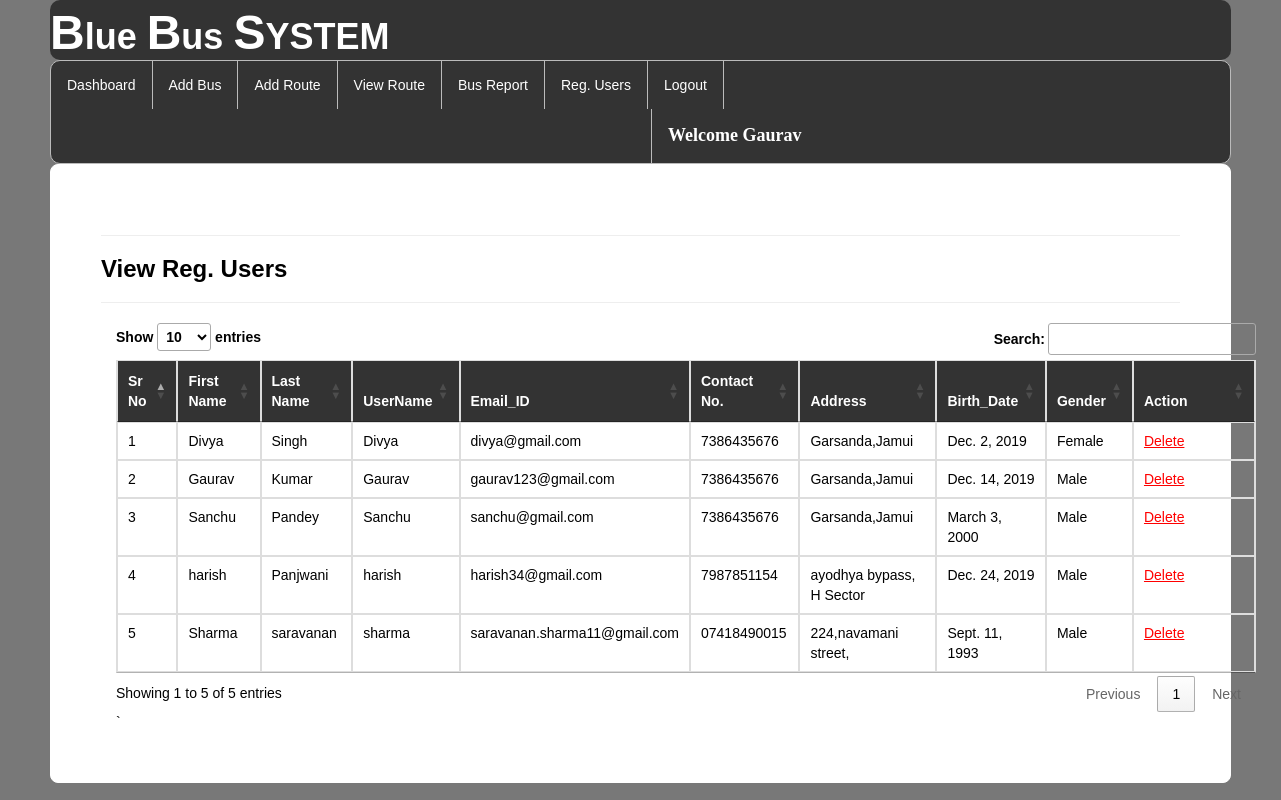
Screenshot of /view_regusers/ (signed in) with the database file from the repository.
### bus/models.py (models this page shows, shortened)
class Register(models.Model):
    user = models.ForeignKey(User,on_delete=models.CASCADE,null=True)
    mobile = models.CharField(max_length=10,null=True)
    add = models.CharField(max_length=100,null=True)
    dob = models.DateField(null=True)
    gender = models.CharField(max_length=10,null=True)

### bus/views.py (the view)
# urls.py: path('view_regusers/', view_regusers, name="view_regusers"),
def view_regusers(request):
    if not request.user.is_authenticated:
        return redirect('login')
    data=Register.objects.filter(user__is_staff=False)
    d={"data":data}
    return render(request,"view_regusers.html",d)

### bus/templates/view_regusers.html (shortened to what this page needs)
{% extends 'navigation3.html' %}
{% load static %}
{% block b %}
<div style="color:Black;border:1px solid white;border-radius:8px;background-color:white;padding:50px">
<hr><h3><strong>View Reg. Users</strong></h3><hr>
    <div class="container">
<table class="noteCard table table-bordered" id="myTable">
  <thead style="color:white;background-color:#333">
  <tr>
    <th>Sr No</th>
    <th>First Name</th>
      <th>Last Name</th>
      <th>UserName</th>
    <th>Email_ID</th>
    <th>Contact No.</th>
       <th>Address</th>
    <th>Birth_Date</th>
    <th>Gender</th>
    <th>Action</th>
  </tr>
  </thead>
   <tbody>
    {% for i in data %}
  <tr>
    <td>{{forloop.counter}}</td>
    <td>{{i.user.first_name}}</td>
    <td>{{i.user.last_name}}</td>
    <td>{{i.user.username}}</td>
      <td>{{i.user.email}}</td>
      <td>{{i.mobile}}</td>
      <td>{{i.add}}</td>
      <td>{{i.dob}}</td>
      <td>{{i.gender}}</td>
    <td style="width:100px">
   <a href="{% url 'delete_user' i.user.id %}" onclick="return confirm('Do you really want to Delete ?');" style="color:red"><u>Delete</u></a></td>
  </tr>
    {% endfor %}
    </tbody>
</table>`
 </div>
</div>
{% endblock %}

### bus/templates/navigation3.html (shortened to what this page needs)
{% extends 'head.html' %}
{% load static %}
{% block body %}
<link rel = stylesheet href = "//cdn.datatables.net/1.10.19/css/jquery.dataTables.min.css">
<ul class="id2">
  <li id="id1"><a href="{% url 'admindashboard' %}">Dashboard</a></li>
  <li id="id1"><a href="{% url 'add_bus' %}">Add Bus</a></li>
  <li id="id1"><a href="{% url 'add_route' %}">Add Route</a></li>
  <li id="id1"><a href="{% url 'availableroute' %}">View Route</a></li>
  <li id="id1"><a href="{% url 'view_bus'%}">Bus Report</a></li>
<li id="id1"><a href="{% url 'view_regusers' %}">Reg. Users</a></li>
  <li id="id1"><a href="{% url 'log_out' %}">Logout</a></li>
      <li id="id2" style="margin-left:600px"><a href="" style="color:white"><strong style="font-size:18px;font-family:cursive">Welcome {{request.user.username}}</strong></a></li>
</ul>
{% block b %}
{% endblock %}
{% endblock %}

### bus/templates/navigation3.html (style rules this page uses)
.id2 { list-style-type: none; margin: 0; padding: 0; overflow: hidden; background-color: #333; border-radius:10px; border:1px solid #bbb; }
#id1 { float: left; border-right:1px solid #bbb; }
#id2 { float: left; border-left:1px solid #bbb; }
li:last-child { border-right: none; }
li a { display: block; color: white; text-align: center; padding: 14px 16px; text-decoration: none; }
body { font-family: Arial, Helvetica, sans-serif; }

### rows the page displays
Register: user.first_name "Divya", user.last_name "Singh", user.username "Divya", user.email "divya@gmail.com", mobile "7386435676", add "Garsanda,Jamui", dob "Dec. 2, 2019", gender "Female"
Register: user.first_name "Gaurav", user.last_name "Kumar", user.username "Gaurav", user.email "gaurav123@gmail.com", mobile "7386435676", add "Garsanda,Jamui", dob "Dec. 14, 2019", gender "Male"
Register: user.first_name "Sanchu", user.last_name "Pandey", user.username "Sanchu", user.email "sanchu@gmail.com", mobile "7386435676", add "Garsanda,Jamui", dob "March 3, 2000", gender "Male"
Register: user.first_name "harish", user.last_name "Panjwani", user.username "harish", user.email "harish34@gmail.com", mobile "7987851154", add "ayodhya bypass, H Sector", dob "Dec. 24, 2019", gender "Male"
Register: user.first_name "Sharma", user.last_name "saravanan", user.username "sharma", user.email "saravanan.sharma11@gmail.com", mobile "07418490015", add "224,navamani street,", dob "Sept. 11, 1993", gender "Male"

### other values shown
{{ request.user.username }} "Gaurav"
